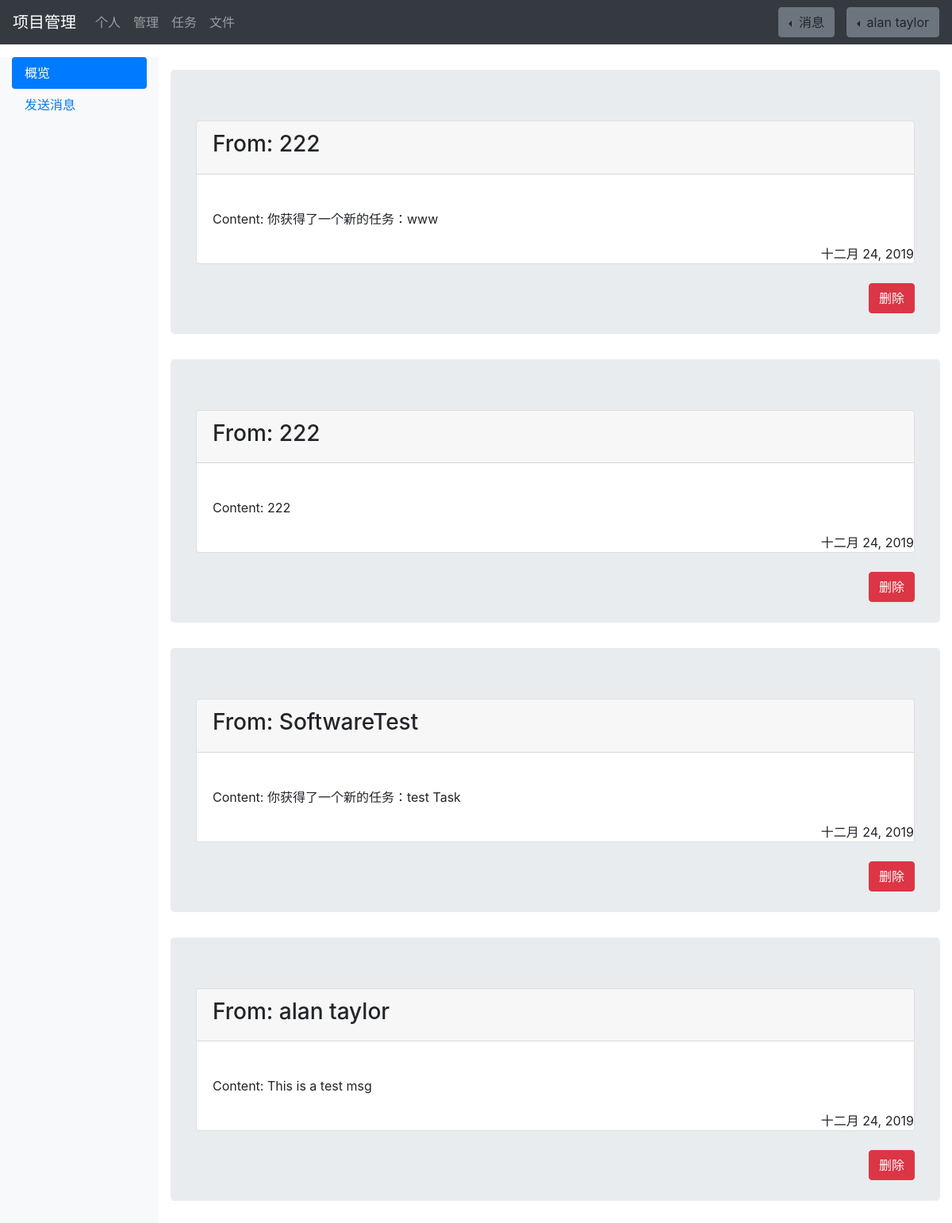
/msg/ (signed in), run on the app's committed database.
### SEsite/models.py (models this page shows)
class User(models.Model):
    id=models.AutoField('id',primary_key=True)                  # 编号
    email=models.EmailField('email')                            # 邮箱
    password=models.CharField('password',max_length=16)         # 密码
    name=models.CharField('name',max_length=12)                 # 姓名
    profile=models.TextField('profile',default='')              # 简介
    work=models.CharField('work',max_length=12)                 # 工作
    phone=models.CharField('phone',max_length=11)               # 手机
    createTime=models.DateField('creaetTime',auto_now_add=True)   # 创建时间
    isVerificated=models.BooleanField('isVerificated',default=False)          # 是否验证
    isFreezed=models.BooleanField('isFreezed',default=False)                  # 是否冻结
    projectInCharge=models.ManyToManyField('Project',through='shipUserProject',
                                           through_fields=('user','project'))   # 负责的项目
    taskInCharge=models.ManyToManyField('Task',through='shipUserTask',
                                        through_fields=('user','task'))         # 负责的任务

class Message(models.Model):
    id=models.AutoField('id', primary_key=True)                   # 编号
    isUser=models.BooleanField('isUser',default=True)
    userId=models.IntegerField('userId')
    projectId = models.IntegerField('projectId')
    content=models.TextField('content')
    fromWho = models.CharField('fromWho',max_length=18)
    pushTime=models.DateField('pushTime',auto_now_add=True)
    isSend=models.BooleanField('isSend',default=False)

### SEsite/views.py (the view)
# urls.py: url(r'msg/', views.Msg),
def Msg(request):
    user = User.objects.get(id=request.session['id'])
    msgAll = Message.objects.filter(userId=user.id, isSend=True).order_by('-id')
    msg=msgAll
    if len(msgAll) > 3:
        msg = msgAll[0:3]
    else:
        msg = msgAll
    task = user.taskInCharge.filter(isPushed=True)
    if len(task) > 3:
        task = task[0:3]
    if request.method=='GET':
        return render(request,'msg/msg.html',locals())
    if request.method=='POST':
        id=request.POST.get('delete','')
        ControlMsg.deleteMsg(id)
        return HttpResponseRedirect('msg',locals())

### templates/msg/msg.html (shortened to what this page needs)
{% load static %}
<!DOCTYPE html>
<html lang="en">
    {% include "head.html" %}
    <body>
        {% include "header.html" %}
        <div class="container-fluid">
            <div class="row">
                <nav class="col-sm-3 col-md-2 d-none d-sm-block bg-light sidebar">
                    <ul class="nav nav-pills flex-column">
                        <li class="nav-item">
                            <a class="nav-link active" href="../msg">概览
                            </a>
                        </li>
                        <li class="nav-item">
                            <a class="nav-link " href="../msg-sendmsg">发送消息
                            </a>
                        </li>
                    </ul>
                </nav>
                <main role="main" class="col-sm-9 ml-sm-auto col-md-10 pt-3">
                    {% for one in msgAll %}
                        <div class="jumbotron">
                            <div class="card">
                                <div class="card-header">
                                    <h3>From: {{one.fromWho}}</h3>
                                </div>
                                <br>
                                <div class="card-body">
                                    <a>Content:  {{one.content}}</a>
                                </div>
                                <div ckass="card-footer">
                                    <div style="text-align: end;">
                                    {{one.pushTime}}
                                    </div>
                                </div>
                            </div>
                            <br>
                            <form method="POST">
                                <button class="btn btn-danger" value= {{one.id}} style="float: right;" name="delete" type="submit">删除</button>
                            </form>
                        </div>
                    {% endfor %}
                </main>
            </div>
        </div>
    </body>
</html>

### templates/header.html (shortened to what this page needs)
<header>
    <nav class="navbar navbar-expand-md navbar-dark fixed-top bg-dark">
        <a class="navbar-brand" href="/index">项目管理</a>
        <div class="collapse navbar-collapse" id="navbarsExampleDefault">
            <ul class="navbar-nav mr-auto">
            <li class="nav-item">
                <a class="nav-link" href="/info">个人</a>
            </li>
            <li class="nav-item">
                <a class="nav-link" href="/manage">管理
                </a>
            </li>
            <li class="nav-item">
                <a class="nav-link" href="/task">任务</a>
            </li>
            <li class="nav-item">
                <a class="nav-link" href="/file">文件</a>
            </li>
            </ul>
            <div class="dropdown dropleft">
                <a class="btn btn-secondary dropdown-toggle my-2 my-sm-0" role="button" id="dropdownMenuLink" data-toggle="dropdown" aria-haspopup="true" aria-expanded="false" style="margin-right:15px;">
                消息
                </a>
            </div>
            <div class="dropdown dropleft">
                <a class="btn btn-secondary dropdown-toggle my-2 my-sm-0" role="button" id="dropdownMenuLink" data-toggle="dropdown" aria-haspopup="true" aria-expanded="false">
                {{user.name}}
                </a>
            </div>
        </div>
    </nav>
</header>
<br><br><br>

### data on the page
User: name "alan taylor"
Message: fromWho "222", content "你获得了一个新的任务：www", pushTime "十二月 24, 2019", {{ one.id }} 14 (drawn)
Message: fromWho "222", content "222", pushTime "十二月 24, 2019", {{ one.id }} 13 (drawn)
Message: fromWho "SoftwareTest", content "你获得了一个新的任务：test Task", pushTime "十二月 24, 2019", {{ one.id }} 12 (drawn)
Message: fromWho "alan taylor", content "This is a test msg", pushTime "十二月 24, 2019", {{ one.id }} 11 (drawn)
